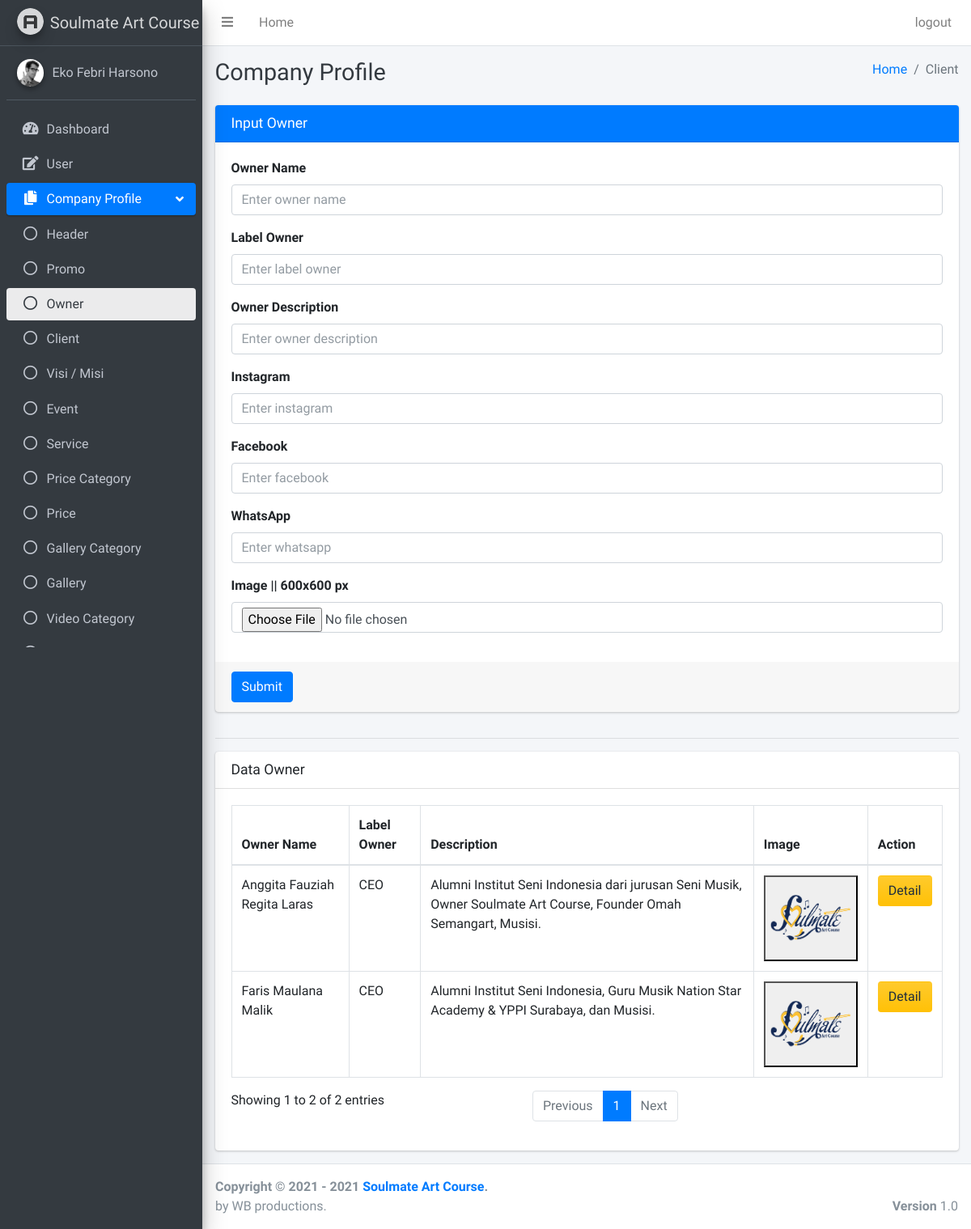
The page /pages/companyProfile/owner.php (signed in) on the database as committed earlier.
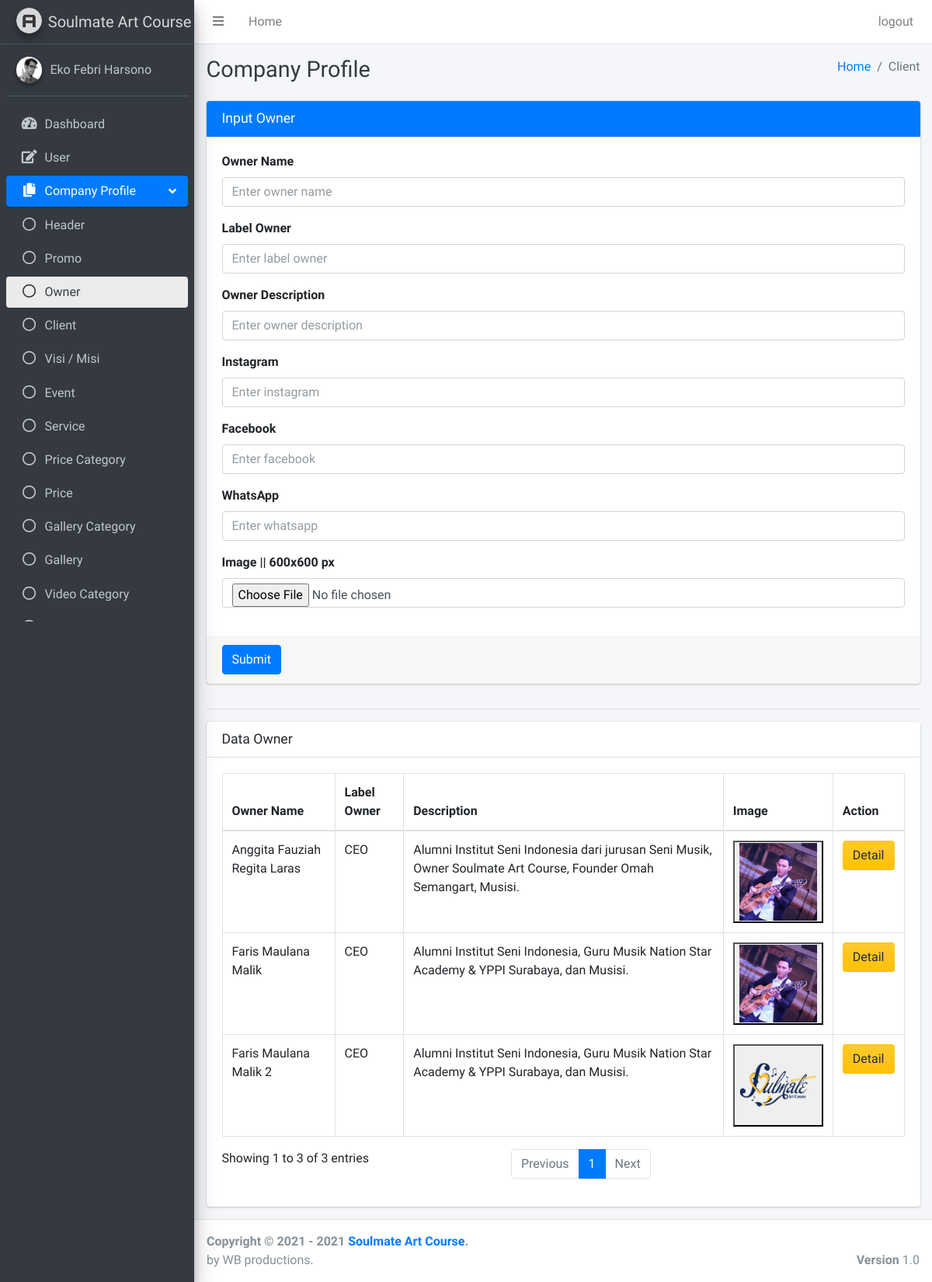
The same page on the database as committed later.
### tables this page shows
CREATE TABLE `owner` (
  `id_owner` int(11) NOT NULL,
  `owner_name` varchar(50) NOT NULL,
  `label_owner` varchar(100) NOT NULL,
  `owner_descriptions` text NOT NULL,
  `instagram` text NOT NULL,
  `facebook` text NOT NULL,
  `whatsapp` text NOT NULL,
  `image` text NOT NULL
);

### pages/companyProfile/owner.php (the view, shortened to what this page needs)
<?php
if ($_SESSION["id"] == null || $_SESSION["id"] == "") {
    header('Location: ../../login.php?status=4');
} else {
    $conn = OpenCon(); ?>
    <!DOCTYPE html>
    <html>
    <head>
        <link rel="stylesheet" href="../../plugins/fontawesome-free/css/all.min.css">
        <link rel="stylesheet" href="https://code.ionicframework.com/ionicons/2.0.1/css/ionicons.min.css">
        <link rel="stylesheet" href="../../plugins/sweetalert2-theme-bootstrap-4/bootstrap-4.min.css">
        <link rel="stylesheet" href="../../plugins/toastr/toastr.min.css">
        <link rel="stylesheet" href="../../dist/css/adminlte.min.css">
    </head>
    <body class="hold-transition sidebar-mini layout-fixed">
        <div class="wrapper">
            <?php include '../dashboard/navbar.php'; ?>
            <?php include '../sidebar/sidebarOwner.php'; ?>
            <div class="content-wrapper">
                <div class="content-header">
                    <div class="container-fluid">
                        <div class="row mb-2">
                            <div class="col-sm-6">
                                <h1 class="m-0 text-dark">Company Profile</h1>
                            </div>
                            <div class="col-sm-6">
                                <ol class="breadcrumb float-sm-right">
                                    <li class="breadcrumb-item"><a href="#">Home</a></li>
                                    <li class="breadcrumb-item active">Client</li>
                                </ol>
                            </div>
                        </div>
                    </div>
                </div>
                <section class="content">
                    <div class="container-fluid justify-content-center">
                        <div class="row">
                            <div class="col-md-12">
                                <div class="card card-primary">
                                    <div class="card-header">
                                        <h3 class="card-title">Input Owner</h3>
                                    </div>
                                    <form role="form" enctype="multipart/form-data" method="POST" action="../../php/companyProfile/ownerActions.php">
                                        <div class="card-body">
                                            <div class="form-group">
                                                <label for="exampleInputEmail1">Owner Name</label>
                                                <input type="text" class="form-control" name="owner_name" placeholder="Enter owner name" required>
                                            </div>
                                            <div class="form-group">
                                                <label for="exampleInputEmail1">Label Owner</label>
                                                <input type="text" class="form-control" name="label_owner" placeholder="Enter label owner" required>
                                            </div>
                                            <div class="form-group">
                                                <label for="exampleInputEmail1">Owner Description</label>
                                                <input type="text" class="form-control" name="owner_descriptions" placeholder="Enter owner description" required>
                                            </div>
                                            <div class="form-group">
                                                <label for="exampleInputEmail1">Instagram</label>
                                                <input type="text" class="form-control" name="instagram" placeholder="Enter instagram" required>
                                            </div>
                                            <div class="form-group">
                                                <label for="exampleInputEmail1">Facebook</label>
                                                <input type="text" class="form-control" name="facebook" placeholder="Enter facebook" required>
                                            </div>
                                            <div class="form-group">
                                                <label for="exampleInputEmail1">WhatsApp</label>
                                                <input type="text" class="form-control" name="whatsapp" placeholder="Enter whatsapp" required>
                                            </div>
                                            <div class="form-group">
                                                <label for="exampleInputEmail1">Image || 600x600 px</label>
                                                <input type="file" class="form-control" name="image">
                                            </div>
                                        </div>
                                        <div class="card-footer">
                                            <button type="submit" class="btn btn-primary" name="submitInsertOwner">Submit</button>
                                        </div>
                                    </form>
                                </div>
                            </div>
                        </div>
                        <hr>
                        <div class="row">
                            <div class="col-md-12">
                                <div class="card">
                                    <div class="card-header">
                                        <h3 class="card-title">Data Owner</h3>
                                    </div>
                                    <div class="card-body">
                                        <?php
                                            $sql = "SELECT * FROM `owner`";
                                            $res = mysqli_query($conn, $sql);
                                        ?>
                                        <table id="example2" class="table table-bordered table-hover">
                                        <thead>
                                                <tr>
                                                    <th>Owner Name</th>
                                                    <th>Label Owner</th>
                                                    <th>Description</th>
                                                    <th>Image</th>
                                                    <th>Action</th>
                                                </tr>
                                            </thead>
                                            <tbody>
                                                <?php while ($row = mysqli_fetch_array($res)) { ?>
                                                    <tr>
                                                        <td><?php echo $row['owner_name']; ?></td>
                                                        <td><?php echo $row['label_owner']; ?></td>
                                                        <td><?php echo $row['owner_descriptions']; ?></td>
                                                        <td>
                                                            <button data-toggle="modal" data-target="#a<?php echo $row['id_owner']; ?>">
                                                                <img style="width:100px;height:100px;" src="<?php echo $row['image']; ?>" alt="">
                                                            </button>
                                                        </td>
                                                        <td>
                                                            <button class="btn btn-block bg-gradient-warning" name="detail" data-toggle="modal" data-target="#b<?php echo $row['id_owner']; ?>">Detail</button>
                                                        </td>
                                                    </tr>
                                                <?php } ?>
                                            </tbody>
                                        </table>
                                    </div>
                                </div>
                            </div>
                        </div>
                    </div>
                </section>
            </div>
            <?php include '../dashboard/footer.php'; ?>
        </div>
    </body>
    </html>
<?php } ?>

### pages/dashboard/navbar.php
<nav class="main-header navbar navbar-expand navbar-white navbar-light">
  <ul class="navbar-nav">
    <li class="nav-item">
      <a class="nav-link" data-widget="pushmenu" href="#" role="button"><i class="fas fa-bars"></i></a>
    </li>
    <li class="nav-item d-none d-sm-inline-block">
      <a href="index3.html" class="nav-link">Home</a>
    </li>
  </ul>
  <div class="navbar-nav ml-auto">
    <a class="nav-link"  href="../../php/logout.php">
        logout
      </a>
  </div>
</nav>

### pages/sidebar/sidebarOwner.php (shortened to what this page needs)
<aside class="main-sidebar sidebar-dark-primary elevation-4">
  <a href="index3.html" class="brand-link">
    <img src="../../dist/img/AdminLTELogo.png" alt="AdminLTE Logo" class="brand-image img-circle elevation-3" style="opacity: .8">
    <span class="brand-text font-weight-light">Soulmate Art Course</span>
  </a>
  <div class="sidebar">
    <div class="user-panel mt-3 pb-3 mb-3 d-flex">
      <div class="image">
        <img src="../../dist/img/user2-160x160.jpg" class="img-circle elevation-2" alt="User Image">
      </div>
      <div class="info">
        <a href="#" class="d-block"><?php echo $_SESSION["user_name"]; ?></a>
      </div>
    </div>
    <nav class="mt-2">
      <ul class="nav nav-pills nav-sidebar flex-column" data-widget="treeview" role="menu" data-accordion="false">
        <li class="nav-item">
          <a href="../dashboard/" class="nav-link">
            <i class="nav-icon fas fa-tachometer-alt"></i>
            <p>Dashboard</p>
          </a>
        </li>
        <li class="nav-item">
          <a href="../user/user.php" class="nav-link">
            <i class="nav-icon fas fa-edit"></i>
            <p>User</p>
          </a>
        </li>
        <li class="nav-item has-treeview menu-open">
          <a href="#" class="nav-link active">
            <i class="nav-icon fas fa-copy"></i>
            <p>
              Company Profile
              <i class="right fas fa-angle-left"></i>
            </p>
          </a>
          <ul class="nav nav-treeview menu-open">
            <li class="nav-item">
              <a href="../companyProfile/header.php" class="nav-link">
                <i class="far fa-circle nav-icon"></i>
                <p>Header</p>
              </a>
            </li>
            <li class="nav-item">
              <a href="../companyProfile/promo.php" class="nav-link">
                <i class="far fa-circle nav-icon"></i>
                <p>Promo</p>
              </a>
            </li>
            <li class="nav-item">
              <a href="../companyProfile/owner.php" class="nav-link active">
                <i class="far fa-circle nav-icon"></i>
                <p>Owner</p>
              </a>
            </li>
            <li class="nav-item">
              <a href="../companyProfile/client.php" class="nav-link">
                <i class="far fa-circle nav-icon"></i>
                <p>Client</p>
              </a>
            </li>
            <li class="nav-item">
              <a href="../companyProfile/visimisi.php" class="nav-link">
                <i class="far fa-circle nav-icon"></i>
                <p>Visi / Misi</p>
              </a>
            </li>
            <li class="nav-item">
              <a href="../companyProfile/event.php" class="nav-link">
                <i class="far fa-circle nav-icon"></i>
                <p>Event</p>
              </a>
            </li>
            <li class="nav-item">
              <a href="../companyProfile/service.php" class="nav-link">
                <i class="far fa-circle nav-icon"></i>
                <p>Service</p>
              </a>
            </li>
            <li class="nav-item">
              <a href="../companyProfile/priceCategory.php" class="nav-link">
                <i class="far fa-circle nav-icon"></i>
                <p>Price Category</p>
              </a>
            </li>
            <li class="nav-item">
              <a href="../companyProfile/price.php" class="nav-link">
                <i class="far fa-circle nav-icon"></i>
                <p>Price</p>
              </a>
            </li>
            <li class="nav-item">
              <a href="../companyProfile/galleryCategory.php" class="nav-link">
                <i class="far fa-circle nav-icon"></i>
                <p>Gallery Category</p>
              </a>
            </li>
            <li class="nav-item">
              <a href="../companyProfile/gallery.php" class="nav-link">
                <i class="far fa-circle nav-icon"></i>
                <p>Gallery</p>
              </a>
            </li>
            <li class="nav-item">
              <a href="../companyProfile/videoCategory.php" class="nav-link">
                <i class="far fa-circle nav-icon"></i>
                <p>Video Category</p>
              </a>
            </li>
            <li class="nav-item">
              <a href="../companyProfile/video.php" class="nav-link">
                <i class="far fa-circle nav-icon"></i>
                <p>Video</p>
              </a>
            </li>
          </ul>
        </li>
      </ul>
    </nav>
  </div>
</aside>

### pages/dashboard/footer.php
<footer class="main-footer">
    <strong>Copyright &copy; 2021 - <?php echo date("Y");?> <a href="#">Soulmate Art Course</a>.</strong>
    <br>
    by WB productions.
    <div class="float-right d-none d-sm-inline-block">
      <b>Version</b> 1.0
    </div>
  </footer>

Rows that differ between the two databases and show on the page:
changed owner "Faris Maulana Malik": image: picture added in place of a placeholder
changed owner "Anggita Fauziah Regita Laras": image: picture added in place of a placeholder
added owner: owner_name "Faris Maulana Malik 2", label_owner "CEO", owner_descriptions "Alumni Institut Seni Indonesia, Guru Musik Nation Star Academy & YPPI Surabaya, dan Musisi.", image (placeholder picture)
Other text that changed with them:
text written by a page script: "Showing 1 to 2 of 2 entries Previous 1 Next" → "Showing 1 to 3 of 3 entries Previous 1 Next"
